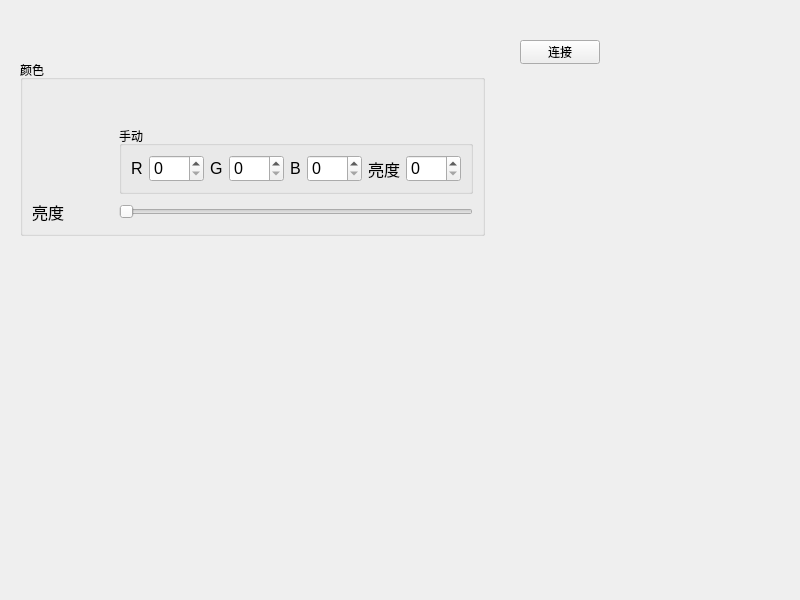
<?xml version="1.0" encoding="UTF-8"?>
<ui version="4.0">
 <class>Widget</class>
 <widget class="QWidget" name="Widget">
  <property name="geometry">
   <rect>
    <x>0</x>
    <y>0</y>
    <width>800</width>
    <height>600</height>
   </rect>
  </property>
  <property name="windowTitle">
   <string>Widget</string>
  </property>
  <widget class="QGroupBox" name="groupBox">
   <property name="geometry">
    <rect>
     <x>20</x>
     <y>60</y>
     <width>465</width>
     <height>176</height>
    </rect>
   </property>
   <property name="title">
    <string>颜色</string>
   </property>
   <layout class="QGridLayout" name="gridLayout">
    <item row="0" column="0" colspan="2">
     <widget class="My_QColor" name="qcolor" native="true">
      <property name="minimumSize">
       <size>
        <width>427</width>
        <height>31</height>
       </size>
      </property>
     </widget>
    </item>
    <item row="1" column="0">
     <widget class="My_ColorShow" name="showcolor" native="true">
      <property name="minimumSize">
       <size>
        <width>81</width>
        <height>41</height>
       </size>
      </property>
     </widget>
    </item>
    <item row="1" column="1" rowspan="2">
     <widget class="QGroupBox" name="groupBox_2">
      <property name="maximumSize">
       <size>
        <width>354</width>
        <height>71</height>
       </size>
      </property>
      <property name="title">
       <string>手动</string>
      </property>
      <layout class="QHBoxLayout" name="horizontalLayout">
       <item>
        <widget class="QLabel" name="label_2">
         <property name="maximumSize">
          <size>
           <width>16</width>
           <height>21</height>
          </size>
         </property>
         <property name="font">
          <font>
           <pointsize>12</pointsize>
          </font>
         </property>
         <property name="text">
          <string>R</string>
         </property>
        </widget>
       </item>
       <item>
        <widget class="QSpinBox" name="spinBox_R">
         <property name="font">
          <font>
           <pointsize>12</pointsize>
          </font>
         </property>
         <property name="maximum">
          <number>255</number>
         </property>
        </widget>
       </item>
       <item>
        <widget class="QLabel" name="label_3">
         <property name="maximumSize">
          <size>
           <width>16</width>
           <height>21</height>
          </size>
         </property>
         <property name="font">
          <font>
           <pointsize>12</pointsize>
          </font>
         </property>
         <property name="text">
          <string>G</string>
         </property>
        </widget>
       </item>
       <item>
        <widget class="QSpinBox" name="spinBox_G">
         <property name="font">
          <font>
           <pointsize>12</pointsize>
          </font>
         </property>
         <property name="maximum">
          <number>255</number>
         </property>
        </widget>
       </item>
       <item>
        <widget class="QLabel" name="label_4">
         <property name="maximumSize">
          <size>
           <width>16</width>
           <height>21</height>
          </size>
         </property>
         <property name="font">
          <font>
           <pointsize>12</pointsize>
          </font>
         </property>
         <property name="text">
          <string>B</string>
         </property>
        </widget>
       </item>
       <item>
        <widget class="QSpinBox" name="spinBox_B">
         <property name="font">
          <font>
           <pointsize>12</pointsize>
          </font>
         </property>
         <property name="maximum">
          <number>255</number>
         </property>
        </widget>
       </item>
       <item>
        <widget class="QLabel" name="label_5">
         <property name="font">
          <font>
           <pointsize>12</pointsize>
          </font>
         </property>
         <property name="text">
          <string>亮度</string>
         </property>
        </widget>
       </item>
       <item>
        <widget class="QSpinBox" name="spinBox_brightness">
         <property name="font">
          <font>
           <pointsize>12</pointsize>
          </font>
         </property>
         <property name="maximum">
          <number>255</number>
         </property>
        </widget>
       </item>
      </layout>
     </widget>
    </item>
    <item row="3" column="1">
     <widget class="QSlider" name="brightness">
      <property name="maximum">
       <number>255</number>
      </property>
      <property name="orientation">
       <enum>Qt::Horizontal</enum>
      </property>
      <property name="tickPosition">
       <enum>QSlider::NoTicks</enum>
      </property>
     </widget>
    </item>
    <item row="3" column="0">
     <widget class="QLabel" name="label">
      <property name="font">
       <font>
        <pointsize>12</pointsize>
       </font>
      </property>
      <property name="text">
       <string>亮度</string>
      </property>
     </widget>
    </item>
   </layout>
  </widget>
  <widget class="QPushButton" name="pushButtonConnect">
   <property name="geometry">
    <rect>
     <x>520</x>
     <y>40</y>
     <width>80</width>
     <height>24</height>
    </rect>
   </property>
   <property name="text">
    <string>连接</string>
   </property>
  </widget>
 </widget>
 <customwidgets>
  <customwidget>
   <class>My_QColor</class>
   <extends>QWidget</extends>
   <header>my_qcolor.h</header>
   <container>1</container>
  </customwidget>
  <customwidget>
   <class>My_ColorShow</class>
   <extends>QWidget</extends>
   <header location="global">my_colorshow.h</header>
   <container>1</container>
  </customwidget>
 </customwidgets>
 <resources/>
 <connections/>
</ui>
